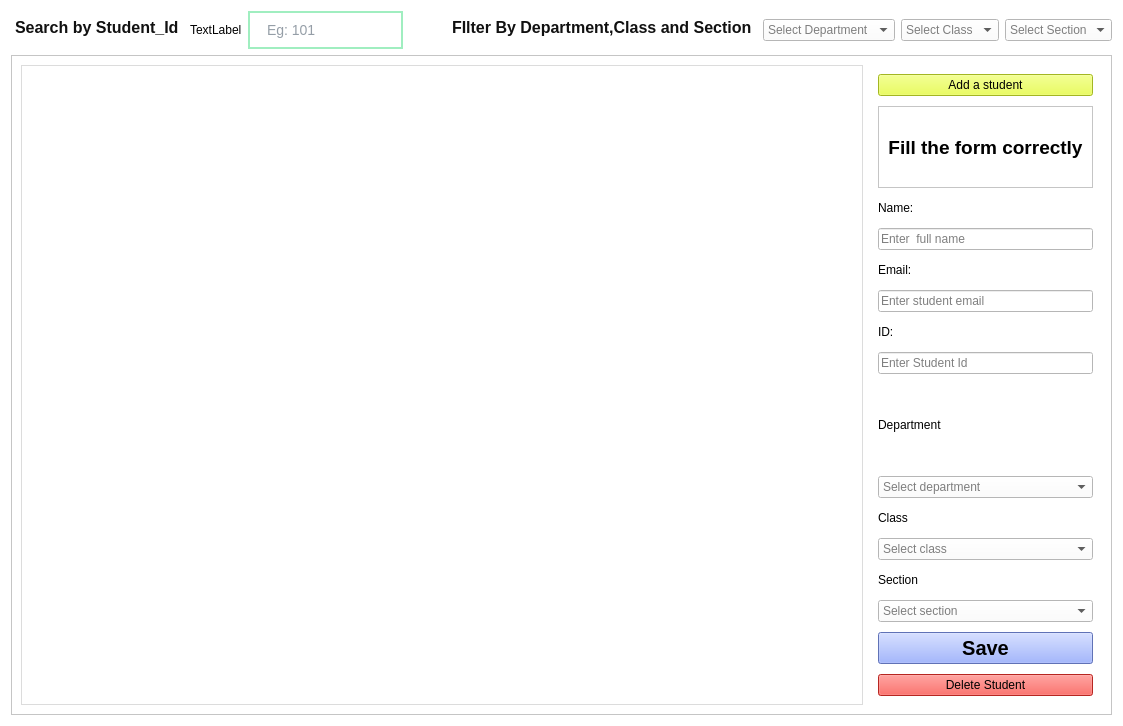
<?xml version="1.0" encoding="UTF-8"?>
<ui version="4.0">
 <class>admindashboard_students</class>
 <widget class="QWidget" name="admindashboard_students">
  <property name="geometry">
   <rect>
    <x>0</x>
    <y>0</y>
    <width>1123</width>
    <height>726</height>
   </rect>
  </property>
  <property name="windowTitle">
   <string>Form</string>
  </property>
  <property name="styleSheet">
   <string notr="true">background-color: rgb(255, 255, 255);
color: rgb(0, 0, 0);</string>
  </property>
  <layout class="QVBoxLayout" name="verticalLayout">
   <item>
    <layout class="QHBoxLayout" name="horizontalLayout">
     <item>
      <widget class="QLabel" name="label_2">
       <property name="styleSheet">
        <string notr="true">color: #111;
    font-size: 16px;
    font-weight: bold;
    font-family: &quot;Segoe UI&quot;;
    background-color: transparent;
    padding-bottom: 5px;
   </string>
       </property>
       <property name="text">
        <string>Search by Student_Id</string>
       </property>
      </widget>
     </item>
     <item>
      <widget class="QLabel" name="searchbutton">
       <property name="styleSheet">
        <string notr="true">color: rgb(0, 0, 0);</string>
       </property>
       <property name="text">
        <string>TextLabel</string>
       </property>
      </widget>
     </item>
     <item>
      <widget class="QLineEdit" name="searchstudentid">
       <property name="styleSheet">
        <string notr="true">QLineEdit {
    background-color: #ffffff;
    border: 2px solid #a0eec0;
    border-radius: 20px;
    padding: 8px 15px;
    font-size: 14px;
    color: #2c3e50;
}

QLineEdit:focus {
    border: 2px solid #ff8591;
    background-color: #f9f9f9;
}

QLineEdit::placeholder {
    color: #95a5a6;
    font-style: italic;
}</string>
       </property>
       <property name="placeholderText">
        <string>Eg: 101</string>
       </property>
      </widget>
     </item>
     <item>
      <spacer name="horizontalSpacer">
       <property name="orientation">
        <enum>Qt::Orientation::Horizontal</enum>
       </property>
       <property name="sizeHint" stdset="0">
        <size>
         <width>40</width>
         <height>20</height>
        </size>
       </property>
      </spacer>
     </item>
     <item>
      <widget class="QLabel" name="label_4">
       <property name="styleSheet">
        <string notr="true">color: #111;
    font-size: 16px;
    font-weight: bold;
    font-family: &quot;Segoe UI&quot;;
    background-color: transparent;
    padding-bottom: 5px;
   </string>
       </property>
       <property name="text">
        <string>FIlter By Department,Class and Section</string>
       </property>
      </widget>
     </item>
     <item>
      <widget class="QComboBox" name="departmentcombobox">
       <property name="styleSheet">
        <string notr="true">color: rgb(0, 0, 0);</string>
       </property>
       <property name="placeholderText">
        <string>Select Department</string>
       </property>
       <property name="duplicatesEnabled">
        <bool>false</bool>
       </property>
       <item>
        <property name="text">
         <string>Select Department</string>
        </property>
       </item>
       <item>
        <property name="text">
         <string>Science</string>
        </property>
       </item>
       <item>
        <property name="text">
         <string>Commerce</string>
        </property>
       </item>
      </widget>
     </item>
     <item>
      <widget class="QComboBox" name="classcombobox">
       <property name="styleSheet">
        <string notr="true">color: rgb(0, 0, 0);</string>
       </property>
       <property name="placeholderText">
        <string>Select Class</string>
       </property>
       <item>
        <property name="text">
         <string>Select Class</string>
        </property>
       </item>
       <item>
        <property name="text">
         <string>11</string>
        </property>
       </item>
       <item>
        <property name="text">
         <string>12</string>
        </property>
       </item>
      </widget>
     </item>
     <item>
      <widget class="QComboBox" name="sectioncombobox">
       <property name="styleSheet">
        <string notr="true">color: rgb(0, 0, 0);</string>
       </property>
       <property name="placeholderText">
        <string>Select Section</string>
       </property>
       <item>
        <property name="text">
         <string>Select Section</string>
        </property>
       </item>
       <item>
        <property name="text">
         <string>A</string>
        </property>
       </item>
       <item>
        <property name="text">
         <string>B</string>
        </property>
       </item>
      </widget>
     </item>
    </layout>
   </item>
   <item>
    <widget class="QFrame" name="frame">
     <property name="frameShape">
      <enum>QFrame::Shape::StyledPanel</enum>
     </property>
     <property name="frameShadow">
      <enum>QFrame::Shadow::Raised</enum>
     </property>
     <layout class="QHBoxLayout" name="horizontalLayout_2">
      <item>
       <widget class="QTableWidget" name="tableWidget">
        <property name="styleSheet">
         <string notr="true">QTableWidget {
    background-color: #ffffff;
    alternate-background-color: #f2f2f2;
    selection-background-color: #a0eec0;
    selection-color: #000000;
    border: 1px solid #dcdcdc;
    gridline-color: #dcdcdc;
}

QHeaderView::section {
    background-color: #f8f9fa;
    padding: 4px;
    border: 1px solid #dcdcdc;
    font-weight: bold;
}</string>
        </property>
       </widget>
      </item>
      <item>
       <widget class="QWidget" name="verticalWidget" native="true">
        <property name="sizePolicy">
         <sizepolicy hsizetype="Fixed" vsizetype="Preferred">
          <horstretch>0</horstretch>
          <verstretch>0</verstretch>
         </sizepolicy>
        </property>
        <property name="minimumSize">
         <size>
          <width>0</width>
          <height>400</height>
         </size>
        </property>
        <property name="styleSheet">
         <string notr="true">border color : black;
</string>
        </property>
        <layout class="QVBoxLayout" name="verticalLayout_3">
         <property name="spacing">
          <number>10</number>
         </property>
         <item>
          <widget class="QPushButton" name="pushButton">
           <property name="styleSheet">
            <string notr="true">color: rgb(152, 176, 255);
background-color: rgb(228, 255, 49);
font: 11pt &quot;Segoe UI&quot;;
color: rgb(0, 0, 0);</string>
           </property>
           <property name="text">
            <string>Add a student</string>
           </property>
          </widget>
         </item>
         <item>
          <widget class="QFrame" name="frame_4">
           <property name="frameShape">
            <enum>QFrame::Shape::StyledPanel</enum>
           </property>
           <property name="frameShadow">
            <enum>QFrame::Shadow::Raised</enum>
           </property>
           <layout class="QVBoxLayout" name="verticalLayout_4">
            <item>
             <widget class="QLabel" name="createyouraccount">
              <property name="maximumSize">
               <size>
                <width>16777215</width>
                <height>50</height>
               </size>
              </property>
              <property name="font">
               <font>
                <pointsize>14</pointsize>
                <bold>true</bold>
               </font>
              </property>
              <property name="styleSheet">
               <string notr="true">color: rgb(0, 0, 0);</string>
              </property>
              <property name="text">
               <string>Fill the form correctly</string>
              </property>
              <property name="alignment">
               <set>Qt::AlignmentFlag::AlignCenter</set>
              </property>
             </widget>
            </item>
           </layout>
          </widget>
         </item>
         <item>
          <widget class="QLabel" name="label_5">
           <property name="maximumSize">
            <size>
             <width>16777215</width>
             <height>20</height>
            </size>
           </property>
           <property name="styleSheet">
            <string notr="true">color: rgb(0, 0, 0);
border:none;
border-radius:50px;</string>
           </property>
           <property name="text">
            <string>Name:</string>
           </property>
          </widget>
         </item>
         <item>
          <widget class="QLineEdit" name="sdform_name">
           <property name="styleSheet">
            <string notr="true">color: rgb(0, 0, 0);</string>
           </property>
           <property name="placeholderText">
            <string>Enter  full name</string>
           </property>
          </widget>
         </item>
         <item>
          <widget class="QLabel" name="label_6">
           <property name="maximumSize">
            <size>
             <width>16777215</width>
             <height>20</height>
            </size>
           </property>
           <property name="styleSheet">
            <string notr="true">color: rgb(0, 0, 0);</string>
           </property>
           <property name="text">
            <string>Email:</string>
           </property>
          </widget>
         </item>
         <item>
          <widget class="QLineEdit" name="sdform_email">
           <property name="styleSheet">
            <string notr="true">color: rgb(0, 0, 0);</string>
           </property>
           <property name="placeholderText">
            <string>Enter student email</string>
           </property>
          </widget>
         </item>
         <item>
          <widget class="QLabel" name="label_7">
           <property name="maximumSize">
            <size>
             <width>16777215</width>
             <height>20</height>
            </size>
           </property>
           <property name="styleSheet">
            <string notr="true">color: rgb(0, 0, 0);
border:none;
border-radius:50px;</string>
           </property>
           <property name="text">
            <string>ID:</string>
           </property>
          </widget>
         </item>
         <item>
          <widget class="QLineEdit" name="student_id">
           <property name="styleSheet">
            <string notr="true">color: rgb(0, 0, 0);</string>
           </property>
           <property name="placeholderText">
            <string>Enter Student Id</string>
           </property>
          </widget>
         </item>
         <item>
          <widget class="QLabel" name="label">
           <property name="styleSheet">
            <string notr="true">color: rgb(0, 0, 0);</string>
           </property>
           <property name="text">
            <string>Department</string>
           </property>
          </widget>
         </item>
         <item>
          <widget class="QComboBox" name="sdform_dept">
           <property name="styleSheet">
            <string notr="true">color: rgb(0, 0, 0);</string>
           </property>
           <property name="placeholderText">
            <string>Select department</string>
           </property>
           <item>
            <property name="text">
             <string>Science</string>
            </property>
           </item>
           <item>
            <property name="text">
             <string>Commerce</string>
            </property>
           </item>
          </widget>
         </item>
         <item>
          <widget class="QLabel" name="label_10">
           <property name="maximumSize">
            <size>
             <width>16777215</width>
             <height>20</height>
            </size>
           </property>
           <property name="styleSheet">
            <string notr="true">color: rgb(0, 0, 0);</string>
           </property>
           <property name="text">
            <string>Class</string>
           </property>
          </widget>
         </item>
         <item>
          <widget class="QComboBox" name="sdform_class">
           <property name="font">
            <font>
             <bold>false</bold>
            </font>
           </property>
           <property name="styleSheet">
            <string notr="true">color: rgb(0, 0, 0);</string>
           </property>
           <property name="placeholderText">
            <string>Select class</string>
           </property>
           <item>
            <property name="text">
             <string>11</string>
            </property>
           </item>
           <item>
            <property name="text">
             <string>12</string>
            </property>
           </item>
          </widget>
         </item>
         <item>
          <widget class="QLabel" name="label_11">
           <property name="maximumSize">
            <size>
             <width>16777215</width>
             <height>20</height>
            </size>
           </property>
           <property name="styleSheet">
            <string notr="true">color: rgb(0, 0, 0);</string>
           </property>
           <property name="text">
            <string>Section</string>
           </property>
          </widget>
         </item>
         <item>
          <widget class="QComboBox" name="sdform_section">
           <property name="font">
            <font>
             <bold>false</bold>
            </font>
           </property>
           <property name="styleSheet">
            <string notr="true">color: rgb(0, 0, 0);</string>
           </property>
           <property name="placeholderText">
            <string>Select section</string>
           </property>
           <item>
            <property name="text">
             <string>A</string>
            </property>
           </item>
           <item>
            <property name="text">
             <string>B</string>
            </property>
           </item>
          </widget>
         </item>
         <item>
          <widget class="QPushButton" name="buttonSave">
           <property name="font">
            <font>
             <pointsize>15</pointsize>
             <bold>true</bold>
            </font>
           </property>
           <property name="styleSheet">
            <string notr="true">
background-color: rgb(134, 160, 255);
color: rgb(0, 0, 0);</string>
           </property>
           <property name="text">
            <string>Save</string>
           </property>
           <property name="autoDefault">
            <bool>true</bool>
           </property>
          </widget>
         </item>
         <item>
          <widget class="QPushButton" name="deletebutton">
           <property name="styleSheet">
            <string notr="true">background-color: rgb(255, 53, 46);
color: rgb(0, 0, 0);
font: 600 14pt &quot;Segoe UI&quot;;</string>
           </property>
           <property name="text">
            <string>Delete Student</string>
           </property>
          </widget>
         </item>
        </layout>
       </widget>
      </item>
     </layout>
    </widget>
   </item>
  </layout>
 </widget>
 <resources/>
 <connections/>
</ui>
